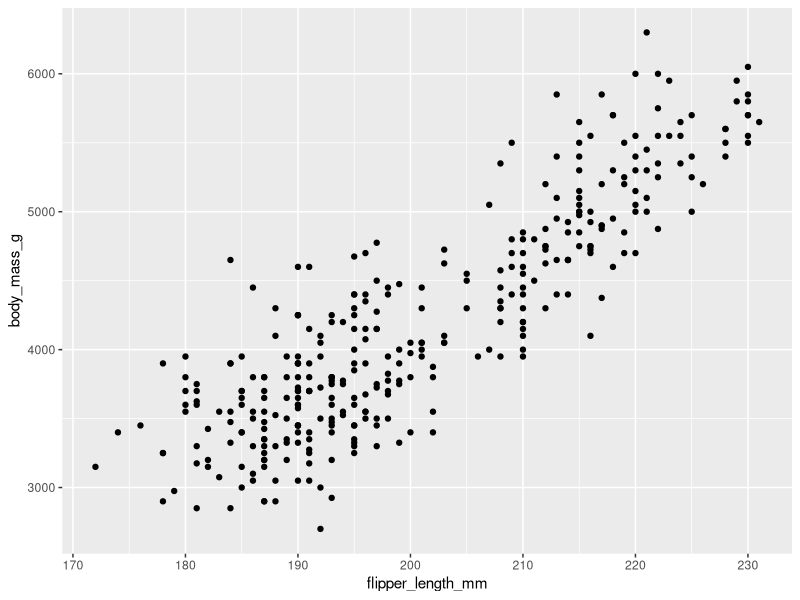
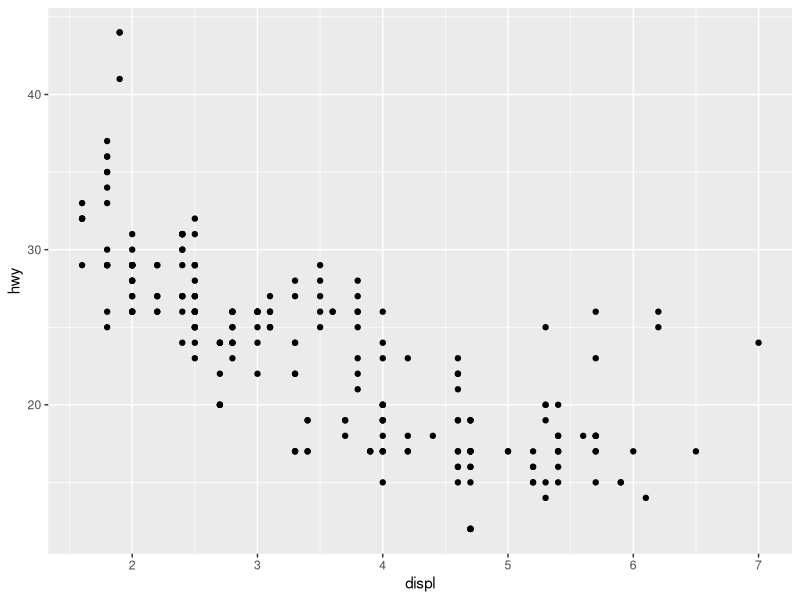
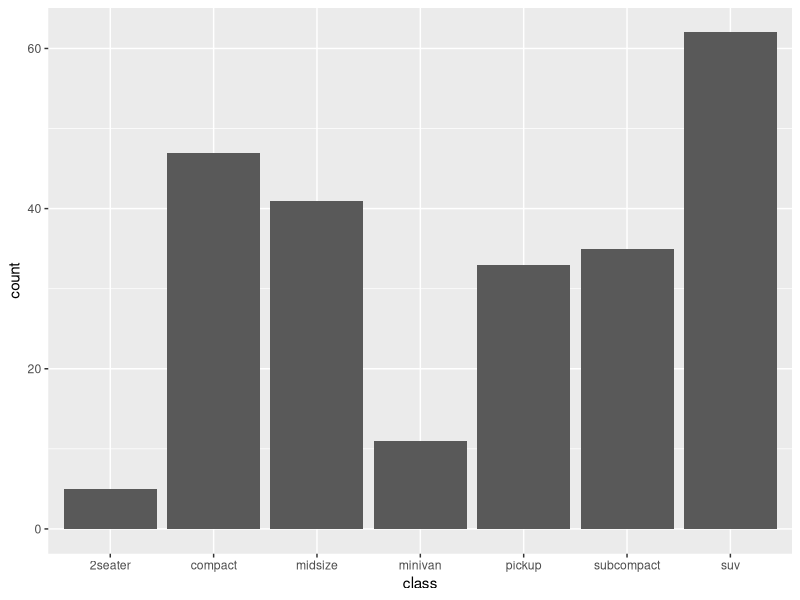
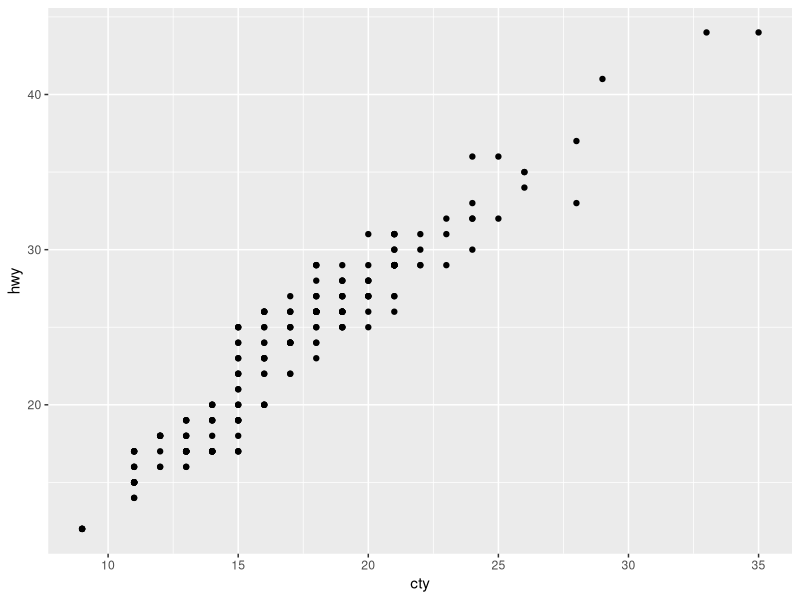
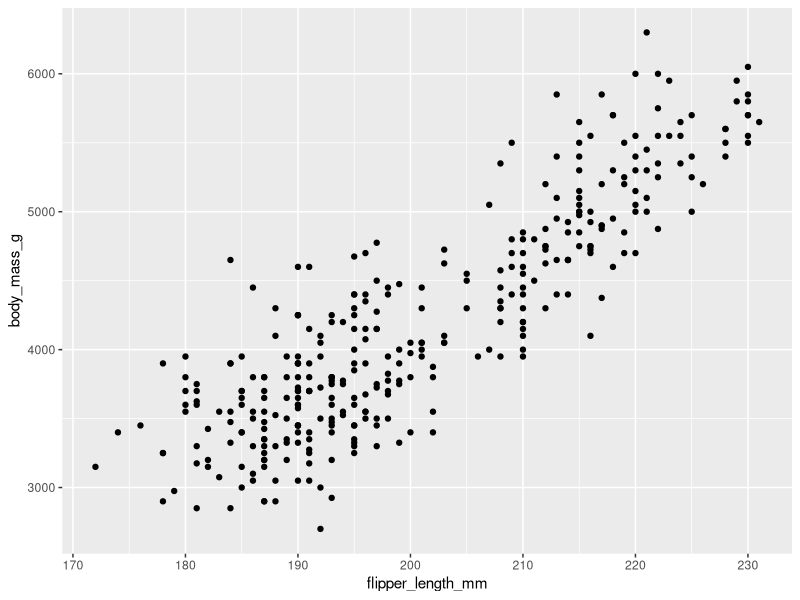
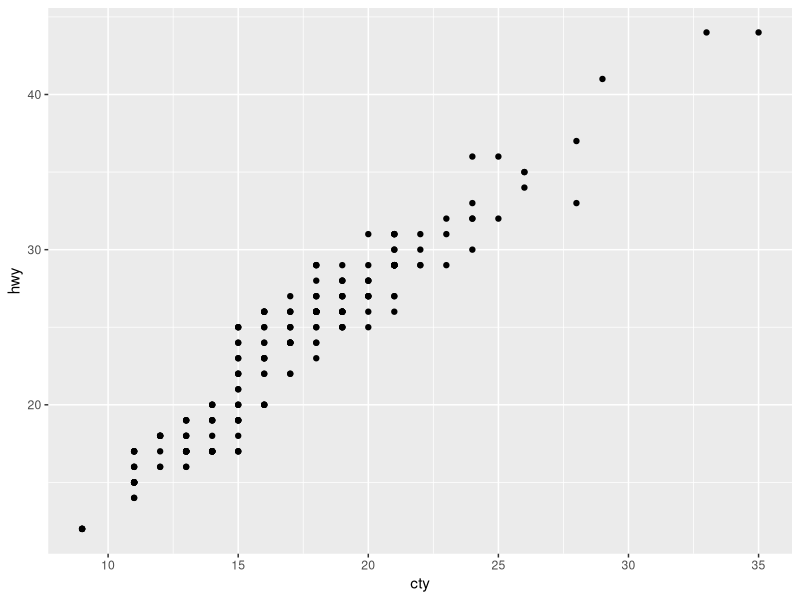

Write the R code that produced these figures, in order.
library("tidyverse")
library("palmerpenguins")

ggplot(penguins, aes(x = flipper_length_mm, y = body_mass_g)) + 
  geom_point()
ggsave(filename = "./penguin-plot_720p.png", width = 1280, height = 720, units = "px")

# + cannot be at the start of a line
ggplot(data = mpg) + 
  geom_point(mapping = aes(x = displ, y = hwy))

# --------------------------------------------------------------------------------

# 1. Run the following lines of code. Which one is saved as mpg-plot.png? Why?
ggplot(mpg, aes(x = class)) +
  geom_bar()
ggplot(mpg, aes(x = cty, y = hwy)) +
  geom_point()
ggsave("mpg-plot.png")
# The hwy vs. cty plot is saved as mpg-plot.png because it is the last plot to be drawn.


# 2. What do you need to change in the code above to save the plot as a PDF instead of a PNG?
# How could you find out what types of image files would work in ggsave()?
?ggsave
# ggsave() supports specifying device = "eps", "ps", "tex", "pdf", "jpeg", "tiff", "png", "bmp", "svg" or "wmf"
# by default, ggsave() guesses based on the extension in the filename argument.